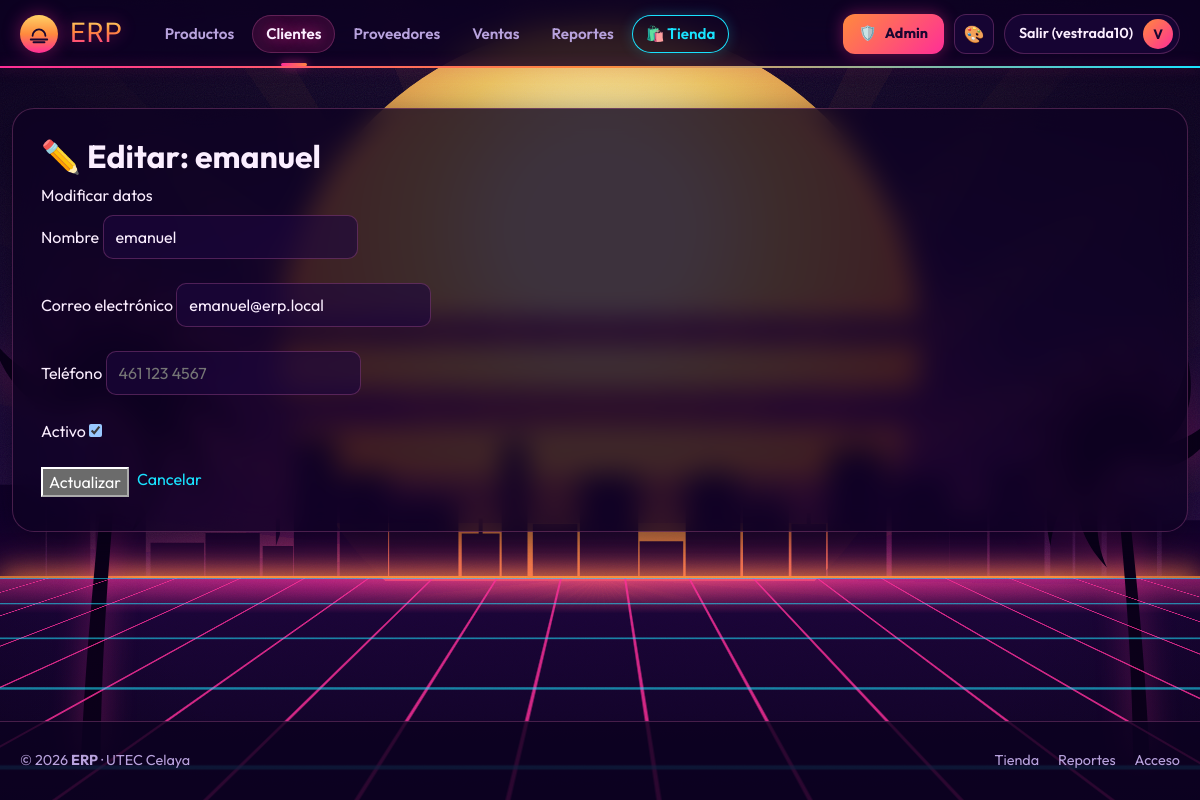
Screenshot of /clientes/4/editar/ (signed in) with the database file from the repository.
### clientes/models.py (models this page shows, shortened)
class Cliente(models.Model):
    nombre   = models.CharField(
        max_length=150, verbose_name='Nombre'
    )
    correo   = models.EmailField(
        unique=True, verbose_name='Correo electrónico'
    )
    telefono = models.CharField(
        max_length=20, blank=True, verbose_name='Teléfono'
    )
    activo   = models.BooleanField(
        default=True, verbose_name='Activo'
    )
    creado   = models.DateTimeField(
        auto_now_add=True, verbose_name='Fecha de registro'
    )
    class Meta:
        verbose_name        = 'Cliente'
        verbose_name_plural = 'Clientes'
        ordering            = ['nombre']

### clientes/views.py (the view, shortened to what this page needs)
# urls.py: path('<int:cliente_id>/editar/', views.ClienteUpdateView.as_view(), name='editar'),
class ClienteUpdateView(LoginRequiredMixin, UpdateView):
    model         = Cliente
    form_class    = ClienteForm
    template_name = 'clientes/editar.html'
    pk_url_kwarg  = 'cliente_id'
    success_url   = reverse_lazy('clientes:lista')

### clientes/forms.py
class ClienteForm(forms.ModelForm):
    class Meta:
        model  = Cliente
        fields = ['nombre', 'correo', 'telefono', 'activo']
        widgets = {
            'nombre':   forms.TextInput(
                attrs={'class': 'erp-input',
                       'placeholder': 'Nombre completo o razón social'}
            ),
            'correo':   forms.EmailInput(
                attrs={'class': 'erp-input',
                       'placeholder': 'correo@ejemplo.com'}
            ),
            'telefono': forms.TextInput(
                attrs={'class': 'erp-input',
                       'placeholder': '461 123 4567'}
            ),
        }

### clientes/templates/clientes/editar.html (shortened to what this page needs)
{% extends "base.html" %}
{% block nav_clientes %}active{% endblock %}
{% block content %}
<div class="erp-page-title"><h2>✏️ Editar: {{ cliente.nombre }}</h2></div>
<div class="erp-card" style="max-width:580px;">
    <div class="erp-card-header">Modificar datos</div>
    <form method="post" style="margin-top:.5rem;">
        {% for field in form %}
        <div class="mb-4">
            <label class="erp-label">{{ field.label }}</label>
            {{ field }}
        </div>
        {% endfor %}
        <div class="d-flex gap-2 mt-3">
            <button type="submit" class="btn-erp-gold">Actualizar</button>
            <a href="{% url 'clientes:detalle' cliente.pk %}"
               class="btn-erp-primary">Cancelar</a>
        </div>
    </form>
</div>
{% endblock %}

### templates/base.html (shortened to what this page needs)
{% load static %}<!DOCTYPE html>
<html lang="es" data-theme="dark" data-palette="vice">
<head>
    <link href="https://cdn.jsdelivr.net/npm/bootstrap@5.3.0/dist/css/bootstrap.min.css"
          rel="stylesheet">
    <link href="{% static 'erp_custom.css' %}" rel="stylesheet">
    <link href="{% static 'erp_base.css' %}" rel="stylesheet">
    <link href="{% static 'gta6.css' %}" rel="stylesheet">
</head>
<body class="{% block body_class %}{% endblock %}">
<header class="gx-header">
    <div class="gx-header-inner">
        <a class="gx-brand" href="/">
            <span class="gx-logo" aria-hidden="true">
                <svg viewBox="0 0 24 24" fill="none" stroke="currentColor"
                     stroke-width="2" stroke-linecap="round">
                    <path d="M5 14a7 7 0 0 1 14 0"/>
                    <path d="M3 18h18M6 21h12"/>
                </svg>
            </span>
            <span class="gx-brand-text">ERP</span>
        </a>
        <nav class="gx-nav" id="mainNav" aria-label="Principal">
            <a href="{% url 'productos:lista' %}"
               class="gx-link {% block nav_productos %}{% endblock %}">Productos</a>
            <a href="{% url 'clientes:lista' %}"
               class="gx-link {% block nav_clientes %}{% endblock %}">Clientes</a>
            <a href="{% url 'proveedores:lista' %}"
               class="gx-link {% block nav_proveedores %}{% endblock %}">Proveedores</a>
            <a href="{% url 'ventas:lista' %}"
               class="gx-link {% block nav_ventas %}{% endblock %}">Ventas</a>
            <a href="{% url 'reportes:inicio' %}"
               class="gx-link {% block nav_reportes %}{% endblock %}">Reportes</a>
            <a href="{% url 'catalogo:catalogo' %}"
               class="gx-link gx-link-shop {% block nav_catalogo %}{% endblock %}">
                🛍️ Tienda
            </a>
        </nav>
        <div class="gx-tools">
            <a href="/admin/" class="gx-admin-btn" title="Entrar al administrador">
                <span aria-hidden="true">🛡️</span><span class="gx-admin-text">Admin</span>
            </a>
            <div class="gx-palette" id="palette">
                <button class="gx-icon-btn" id="paletteBtn" type="button"
                        aria-haspopup="true" aria-expanded="false" aria-controls="paletteMenu"
                        aria-label="Elegir tema de color" title="Tema de color">🎨</button>
            </div>
            {% if user.is_authenticated %}
                <a href="/accounts/logout/" class="gx-user" title="Cerrar sesión">
                    <span class="gx-user-name">Salir ({{ user.username }})</span>
                    <span class="gx-avatar" aria-hidden="true">{{ user.username|slice:":1"|upper }}</span>
                </a>
            {% else %}
                <a href="/accounts/login/" class="gx-user">
                    <span class="gx-user-name">Entrar</span>
                    <span class="gx-avatar" aria-hidden="true">→</span>
                </a>
            {% endif %}
        </div>
    </div>
</header>
<main class="gx-main" id="contenido">
    <div class="gx-container">
        {% block content %}{% endblock %}
    </div>
</main>
<footer class="gx-footer">
    <div class="gx-footer-inner">
        <span>© {% now "Y" %} <strong>ERP</strong> · UTEC Celaya</span>
        <span>
            <a href="{% url 'catalogo:catalogo' %}">Tienda</a>
            <a href="{% url 'reportes:inicio' %}">Reportes</a>
            <a href="/accounts/login/">Acceso</a>
        </span>
    </div>
</footer>
</body>
</html>

### static/erp_base.css (style rules this page uses)
:root, [data-theme="dark"] { --bg: #0a0a0d; --surface: #15151b; --border: #2a2a33; --text: #e8e8ee; --muted: #9a9aa8; --accent: #f5a524; }
body { background: var(--bg); color: var(--text); font-family: "Inter", system-ui, sans-serif; min-height: 100vh; display: flex; flex-direction: column; }
a { color: var(--accent); }

### static/gta6.css (style rules this page uses)
:root { --mx: 0; --my: 0; --gta-sil: #12002e; --gta-hor: 255, 140, 60; --gta-grid: 255, 46, 151; }
html[data-theme="dark"] { --gx-sky: linear-gradient(180deg, #12002e 0%, #3a0a5c 28%, #a21d72 50%, #ff4d8a 63%, #ff9a3c 72%, #ff9a3c 100%); }
html body::before, html body::after { display: none; }

### rows the page displays
Cliente: nombre "emanuel", form "emanuel" "emanuel@erp.local" "☑"

### other values shown
{{ user.username }} "vestrada10"
{{ user.username|slice:":1"|upper }} "V"
{{ field.label }} "Nombre" "Correo electrónico" "Teléfono" "Activo"
